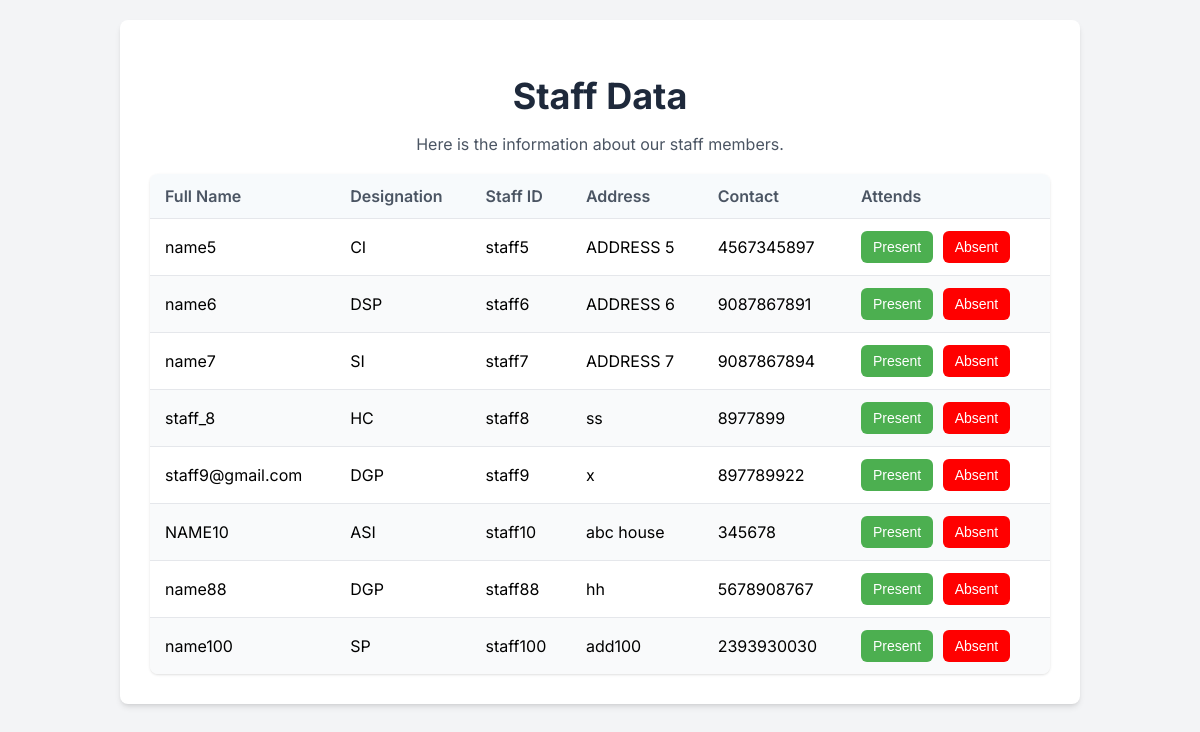
Before: /mark_attendance/ (signed in) with the older database file.
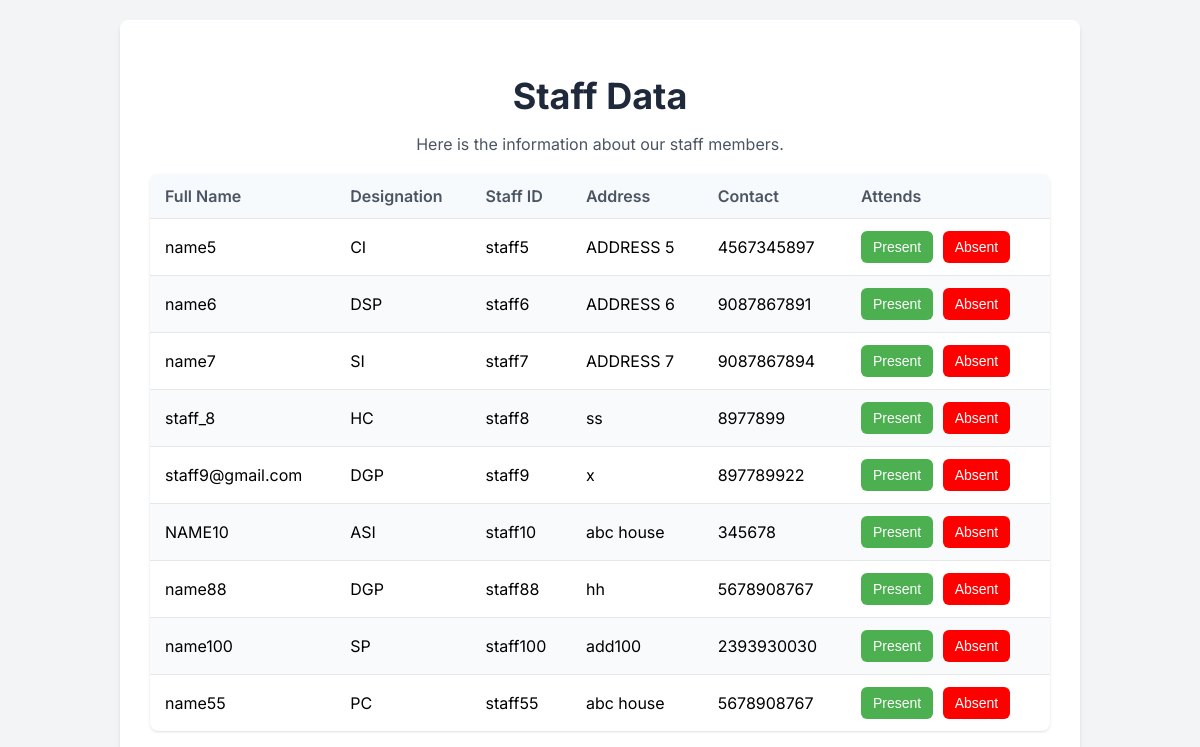
After: the same page with the newer database file.
### app_mini/models.py (models this page shows)
class staff(models.Model):
    DESIGNATION_CHOICE = [
        ('DGP', 'Director General of Police'),
        ('IGP', 'Inspector General of Police'),
        ('SP', 'Superintendent of Police'),
        ('DSP', 'Deputy Superintendent of Police'),
        ('CI', 'Circle Inspector'),
        ('SI', 'Sub Inspector'),
        ('ASI', 'Assistant Sub Inspector'),
        ('HC', 'Head Constable'),
        ('PC', 'Police Constable')
    ]
    profile_picture = models.ImageField(upload_to='profile_staff/', null=True)
    staff_id = models.CharField(max_length=50, primary_key=True)
    login_id = models.ForeignKey(login, on_delete=models.CASCADE, null=True, blank=True)
    full_name = models.CharField(max_length=100)
    address = models.CharField(max_length=100)
    contact = models.CharField(max_length=50)
    designation = models.CharField(max_length=50, choices=DESIGNATION_CHOICE)
    gender = models.CharField(max_length=20)
    date_of_birth = models.CharField(max_length=20)
    station = models.ForeignKey(police_station_registration, on_delete=models.SET_NULL, null=True)

### app_mini/views.py (the view)
# urls.py: path('mark_attendance/', views.mark_attendance, name='mark_attendance'),
def mark_attendance(request):
    date = datetime.date.today()
    station_login_id = request.session.get('station_id')
    station_login_ins = get_object_or_404(login_table, id=station_login_id)
    station = get_object_or_404(police_station_registration, login_id=station_login_ins)
    staff_data = staff.objects.filter(station=station)
    att_ins = Attendance.objects.filter(date=date, station=station)
    attendance_dict = {att.staff.staff_id: True for att in att_ins}
    return render(request, 'police_station/mark_attendance.html', {
        'staff_data': staff_data,
        'attendance_dict': attendance_dict,
    })

### app_mini/templates/police_station/mark_attendance.html (shortened to what this page needs)
<!DOCTYPE html>
<html lang="en">
<head>
</head>
<body class="bg-gray-100 font-sans">
    <div class="staff-container">
        <header class="staff-header">
            <h1>Staff Data</h1>
            <p>Here is the information about our staff members.</p>
        </header>
        <main>
            <div class="staff-list">
                {% if staff_data %}
                    <table class="staff-table">
                        <thead>
                            <tr>
                                <th>Full Name</th>
                                <th>Designation</th>
                                <th>Staff ID</th>
                                <th>Address</th>
                                <th>Contact</th>
                                <th>Attends</th>
                            </tr>
                        </thead>
                        <tbody>
                            {% for staff in staff_data %}
                            <tr>
                                <td>{{ staff.full_name }}</td>
                                <td>{{ staff.designation }}</td>
                                <td>{{ staff.staff_id }}</td>
                                <td>{{ staff.address }}</td>
                                <td>{{ staff.contact }}</td>
                                <td>
                                    {% if staff.staff_id in attendance_dict %}
                                        <button class="edit-btn" data-staff-id="{{ staff.staff_id }}" style="background: lightskyblue;">
                                            Edit Attendens
                                        </button>
                                    {% else %}
                                        <button id="btn"><a href="{% url 'present' staff.staff_id %}">Present</a></button>
                                        <button id="btn_1" style="background: red;"><a href="{% url 'absent' staff.staff_id %}">Absent</a></button>
                                    {% endif %}
                                </td>
                            </tr>
{% endfor %}
                 </tbody>
                    </table>
                {% else %}
                    <p class="no-staff-message">There Aren't Any Staff's</p>
                {% endif %}
            </div>
        </main>
    </div>
</body>
</html>

### app_mini/templates/police_station/mark_attendance.html (style rules this page uses)
body { font-family: 'Inter', sans-serif; background-color: #f3f4f6; margin: 0; padding: 20px; }
.staff-container { max-width: 900px; margin: 0 auto; background-color: #ffffff; padding: 30px; border-radius: 0.5rem; box-shadow: 0 4px 6px -1px rgba(0, 0, 0, 0.1), 0 2px 4px -2px rgba(0, 0, 0, 0.1); }
.staff-header { text-align: center; margin-bottom: 20px; }
.staff-header h1 { font-size: 2.25rem; font-weight: 700; color: #1e293b; margin-bottom: 10px; }
.staff-header p { color: #4b5563; font-size: 1rem; }
.staff-table { width: 100%; border-collapse: collapse; margin-top: 20px; box-shadow: 0 1px 3px 0 rgba(0, 0, 0, 0.1), 0 1px 2px -1px rgba(0, 0, 0, 0.1); border-radius: 0.5rem; overflow: hidden; }
.staff-table th, .staff-table td { padding: 12px 15px; text-align: left; border-bottom: 1px solid #e5e7eb; }
.staff-table th { background-color: #f7fafc; font-weight: 600; color: #4b5563; }
.staff-table tr:nth-child(even) { background-color: #f9fafb; }
.staff-table tr:last-child td { border-bottom: none; }
.staff-table button { background-color: #4CAF50; border: none; color: white; padding: 8px 12px; text-align: center; text-decoration: none; display: inline-block; font-size: 14px; border-radius: 0.375rem; cursor: pointer; margin-right: 5px; }
.staff-table button a { color: white; text-decoration: none; }

Changed rows visible on the page:
added staff: full_name "name55", designation "PC", staff_id "staff55", address "abc house", contact "5678908767", shows "Present"
